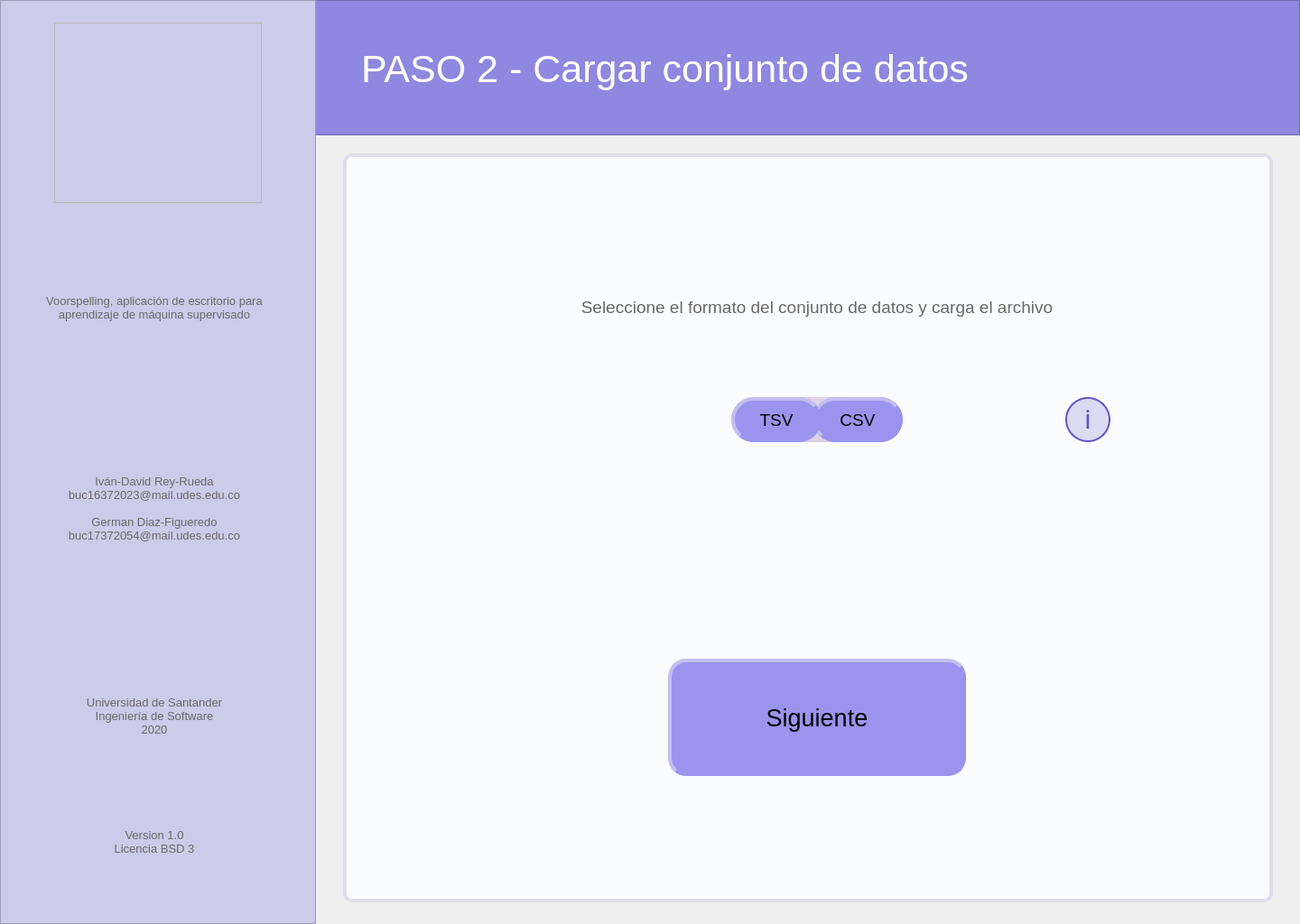
<?xml version="1.0" encoding="UTF-8"?>
<ui version="4.0">
 <class>MainWindow</class>
 <widget class="QMainWindow" name="MainWindow">
  <property name="geometry">
   <rect>
    <x>0</x>
    <y>0</y>
    <width>1440</width>
    <height>1024</height>
   </rect>
  </property>
  <property name="minimumSize">
   <size>
    <width>1440</width>
    <height>1024</height>
   </size>
  </property>
  <property name="maximumSize">
   <size>
    <width>1440</width>
    <height>1024</height>
   </size>
  </property>
  <property name="windowTitle">
   <string>Voorspelling</string>
  </property>
  <widget class="QWidget" name="centralwidget">
   <widget class="QFrame" name="left_bar">
    <property name="geometry">
     <rect>
      <x>0</x>
      <y>0</y>
      <width>350</width>
      <height>1024</height>
     </rect>
    </property>
    <property name="styleSheet">
     <string notr="true">background-color: rgb(203, 203, 234);

</string>
    </property>
    <property name="frameShape">
     <enum>QFrame::StyledPanel</enum>
    </property>
    <property name="frameShadow">
     <enum>QFrame::Raised</enum>
    </property>
    <widget class="QLabel" name="lbl_left_1">
     <property name="geometry">
      <rect>
       <x>18</x>
       <y>278</y>
       <width>306</width>
       <height>126</height>
      </rect>
     </property>
     <property name="font">
      <font>
       <pointsize>10</pointsize>
      </font>
     </property>
     <property name="styleSheet">
      <string notr="true">color: rgb(105, 105, 105);</string>
     </property>
     <property name="text">
      <string>Voorspelling, aplicación de escritorio para aprendizaje de máquina supervisado</string>
     </property>
     <property name="alignment">
      <set>Qt::AlignCenter</set>
     </property>
     <property name="wordWrap">
      <bool>true</bool>
     </property>
    </widget>
    <widget class="QLabel" name="lbl_left_2">
     <property name="geometry">
      <rect>
       <x>18</x>
       <y>500</y>
       <width>306</width>
       <height>126</height>
      </rect>
     </property>
     <property name="font">
      <font>
       <pointsize>10</pointsize>
      </font>
     </property>
     <property name="styleSheet">
      <string notr="true">color: rgb(105, 105, 105);</string>
     </property>
     <property name="text">
      <string>Iván-David Rey-Rueda
buc16372023@mail.udes.edu.co

German Diaz-Figueredo
buc17372054@mail.udes.edu.co</string>
     </property>
     <property name="alignment">
      <set>Qt::AlignCenter</set>
     </property>
     <property name="wordWrap">
      <bool>true</bool>
     </property>
    </widget>
    <widget class="QLabel" name="lbl_left_3">
     <property name="geometry">
      <rect>
       <x>18</x>
       <y>730</y>
       <width>306</width>
       <height>126</height>
      </rect>
     </property>
     <property name="font">
      <font>
       <pointsize>10</pointsize>
      </font>
     </property>
     <property name="styleSheet">
      <string notr="true">color: rgb(105, 105, 105);</string>
     </property>
     <property name="text">
      <string>Universidad de Santander
Ingeniería de Software
2020</string>
     </property>
     <property name="alignment">
      <set>Qt::AlignCenter</set>
     </property>
     <property name="wordWrap">
      <bool>true</bool>
     </property>
    </widget>
    <widget class="QLabel" name="lbl_left_4">
     <property name="geometry">
      <rect>
       <x>18</x>
       <y>870</y>
       <width>306</width>
       <height>126</height>
      </rect>
     </property>
     <property name="font">
      <font>
       <pointsize>10</pointsize>
      </font>
     </property>
     <property name="styleSheet">
      <string notr="true">color: rgb(105, 105, 105);</string>
     </property>
     <property name="text">
      <string>Version 1.0
Licencia BSD 3</string>
     </property>
     <property name="alignment">
      <set>Qt::AlignCenter</set>
     </property>
     <property name="wordWrap">
      <bool>true</bool>
     </property>
    </widget>
   </widget>
   <widget class="QFrame" name="logo">
    <property name="geometry">
     <rect>
      <x>60</x>
      <y>25</y>
      <width>230</width>
      <height>200</height>
     </rect>
    </property>
    <property name="styleSheet">
     <string notr="true">image: url(:/image/voorspelling_logo.png);</string>
    </property>
    <property name="frameShape">
     <enum>QFrame::StyledPanel</enum>
    </property>
    <property name="frameShadow">
     <enum>QFrame::Raised</enum>
    </property>
   </widget>
   <widget class="QFrame" name="up_bar">
    <property name="geometry">
     <rect>
      <x>0</x>
      <y>0</y>
      <width>1440</width>
      <height>150</height>
     </rect>
    </property>
    <property name="styleSheet">
     <string notr="true">background-color: rgb(143, 136, 224);</string>
    </property>
    <property name="frameShape">
     <enum>QFrame::StyledPanel</enum>
    </property>
    <property name="frameShadow">
     <enum>QFrame::Raised</enum>
    </property>
    <widget class="QLabel" name="lbl_tittle">
     <property name="geometry">
      <rect>
       <x>400</x>
       <y>40</y>
       <width>941</width>
       <height>72</height>
      </rect>
     </property>
     <property name="font">
      <font>
       <family>MS Shell Dlg 2</family>
       <pointsize>32</pointsize>
       <weight>50</weight>
       <italic>false</italic>
       <bold>false</bold>
      </font>
     </property>
     <property name="styleSheet">
      <string notr="true">border: none;
color: rgb(255, 255, 255);</string>
     </property>
     <property name="text">
      <string>PASO 2 - Cargar conjunto de datos</string>
     </property>
     <property name="scaledContents">
      <bool>false</bool>
     </property>
     <property name="alignment">
      <set>Qt::AlignLeading|Qt::AlignLeft|Qt::AlignVCenter</set>
     </property>
     <property name="wordWrap">
      <bool>true</bool>
     </property>
     <property name="margin">
      <number>0</number>
     </property>
     <property name="indent">
      <number>0</number>
     </property>
    </widget>
   </widget>
   <widget class="QFrame" name="main_area">
    <property name="geometry">
     <rect>
      <x>380</x>
      <y>170</y>
      <width>1030</width>
      <height>830</height>
     </rect>
    </property>
    <property name="styleSheet">
     <string notr="true">background-color: rgb(250, 252, 255);
border: 4px solid;
border-color: rgb(225, 221, 235);
border-radius: 10px;</string>
    </property>
    <property name="frameShape">
     <enum>QFrame::StyledPanel</enum>
    </property>
    <property name="frameShadow">
     <enum>QFrame::Raised</enum>
    </property>
    <widget class="QLabel" name="lbl_description">
     <property name="geometry">
      <rect>
       <x>180</x>
       <y>130</y>
       <width>690</width>
       <height>80</height>
      </rect>
     </property>
     <property name="font">
      <font>
       <pointsize>14</pointsize>
      </font>
     </property>
     <property name="styleSheet">
      <string notr="true">color: rgb(105, 105, 105);
border: none;</string>
     </property>
     <property name="text">
      <string>Seleccione el formato del conjunto de datos y carga el archivo</string>
     </property>
     <property name="alignment">
      <set>Qt::AlignCenter</set>
     </property>
     <property name="wordWrap">
      <bool>true</bool>
     </property>
    </widget>
    <widget class="QPushButton" name="btn_next">
     <property name="geometry">
      <rect>
       <x>360</x>
       <y>560</y>
       <width>330</width>
       <height>130</height>
      </rect>
     </property>
     <property name="font">
      <font>
       <pointsize>20</pointsize>
       <kerning>true</kerning>
      </font>
     </property>
     <property name="styleSheet">
      <string notr="true">QPushButton{
background-color: rgb(154, 148, 238);
border-left-color: rgb(195, 190, 239);
border-top-color: rgb(195, 190, 239);
border-bottom-color: rgb(154, 148, 238);
border-right-color: rgb(154, 148, 238);
border-radius: 20px;
}
QPushButton:hover{
background-color: rgb(160, 155, 245);
}
QPushButton:pressed{
background-color: rgb(150, 140, 230);
border-left-color: rgb(140, 135, 220);
border-top-color: rgb(140, 135, 220);
border-bottom-color: rgb(195, 190, 239);
border-right-color: rgb(195, 190, 239);
}</string>
     </property>
     <property name="text">
      <string>Siguiente</string>
     </property>
     <property name="autoDefault">
      <bool>false</bool>
     </property>
    </widget>
    <widget class="QPushButton" name="btn_info_data_type">
     <property name="geometry">
      <rect>
       <x>800</x>
       <y>270</y>
       <width>50</width>
       <height>50</height>
      </rect>
     </property>
     <property name="styleSheet">
      <string notr="true">QPushButton{
background: rgba(101, 85, 198, 0.2);
border: 2px solid #6555C6;
box-sizing: border-box;
border-radius: 25px;


position: absolute;
width: 25px;
height: 44.55px;
font-family: Roboto;
font-style: normal;
font-weight: normal;
font-size: 30px;
line-height: 56px;
display: flex;
align-items: center;
text-align: center;

color: #6555C6;
}
QPushButton:hover{
background-color: rgb(190, 185, 250);
}
QPushButton:pressed{
background-color: rgb(160, 150, 240);
}</string>
     </property>
     <property name="text">
      <string>i</string>
     </property>
    </widget>
    <widget class="QPushButton" name="btn_back">
     <property name="geometry">
      <rect>
       <x>60</x>
       <y>50</y>
       <width>70</width>
       <height>70</height>
      </rect>
     </property>
     <property name="styleSheet">
      <string notr="true">QPushButton{
background-image: url(:/botton/bxs-left-arrow-circle.svg);
border-radius: 35px;
border: none;


color: #6555C6;
}
QPushButton:hover{
background-color: rgb(235, 225, 250);

}
QPushButton:pressed{

background-color: qradialgradient(spread:pad, cx:0.5, cy:0.5, radius:0.5, fx:0.5, fy:0.5, stop:0 rgba(200, 190, 250, 205), stop:0.6 rgba(200, 190, 250, 205), stop:1 rgba(255, 255, 255, 0));

}

</string>
     </property>
     <property name="text">
      <string/>
     </property>
     <property name="iconSize">
      <size>
       <width>20</width>
       <height>20</height>
      </size>
     </property>
    </widget>
    <widget class="QPushButton" name="btn_csv">
     <property name="enabled">
      <bool>true</bool>
     </property>
     <property name="geometry">
      <rect>
       <x>520</x>
       <y>270</y>
       <width>100</width>
       <height>50</height>
      </rect>
     </property>
     <property name="font">
      <font>
       <pointsize>14</pointsize>
       <weight>50</weight>
       <bold>false</bold>
      </font>
     </property>
     <property name="styleSheet">
      <string notr="true">
QPushButton{

background-color: rgb(154, 148, 238);
border-left-color: rgb(195, 190, 239);
border-top-color: rgb(195, 190, 239);
border-bottom-color: rgb(154, 148, 238);
border-right-color: rgb(154, 148, 238);
border-radius: 25px;

}
QPushButton:hover{
background-color: rgb(160, 155, 245);
}
QPushButton:pressed{
background-color: rgb(150, 140, 230);
border-left-color: rgb(140, 135, 220);
border-top-color: rgb(140, 135, 220);
border-bottom-color: rgb(195, 190, 239);
border-right-color: rgb(195, 190, 239);

}</string>
     </property>
     <property name="text">
      <string>CSV</string>
     </property>
     <property name="autoDefault">
      <bool>false</bool>
     </property>
     <property name="default">
      <bool>false</bool>
     </property>
     <property name="flat">
      <bool>false</bool>
     </property>
    </widget>
    <widget class="QPushButton" name="btn_tsv">
     <property name="geometry">
      <rect>
       <x>430</x>
       <y>270</y>
       <width>100</width>
       <height>50</height>
      </rect>
     </property>
     <property name="font">
      <font>
       <pointsize>14</pointsize>
       <weight>50</weight>
       <bold>false</bold>
      </font>
     </property>
     <property name="styleSheet">
      <string notr="true">
QPushButton{
background-color: rgb(154, 148, 238);
border-left-color: rgb(195, 190, 239);
border-top-color: rgb(195, 190, 239);
border-bottom-color: rgb(154, 148, 238);
border-right-color: rgb(154, 148, 238);
border-radius: 25px;


}
QPushButton:hover{
background-color: rgb(160, 155, 245);
}
QPushButton:pressed{
background-color: rgb(150, 140, 230);
border-left-color: rgb(140, 135, 220);
border-top-color: rgb(140, 135, 220);
border-bottom-color: rgb(195, 190, 239);
border-right-color: rgb(195, 190, 239);

}</string>
     </property>
     <property name="text">
      <string>TSV</string>
     </property>
    </widget>
    <widget class="QLabel" name="lbl_background">
     <property name="geometry">
      <rect>
       <x>430</x>
       <y>270</y>
       <width>190</width>
       <height>50</height>
      </rect>
     </property>
     <property name="font">
      <font>
       <pointsize>14</pointsize>
      </font>
     </property>
     <property name="statusTip">
      <string notr="true"/>
     </property>
     <property name="autoFillBackground">
      <bool>false</bool>
     </property>
     <property name="styleSheet">
      <string notr="true">background-color: rgb(220, 211, 230);
color: rgb(135, 135, 135);
border-radius: 25px;
border: none;</string>
     </property>
     <property name="text">
      <string>     TSV          CSV</string>
     </property>
    </widget>
    <zorder>lbl_background</zorder>
    <zorder>lbl_description</zorder>
    <zorder>btn_next</zorder>
    <zorder>btn_info_data_type</zorder>
    <zorder>btn_back</zorder>
    <zorder>btn_csv</zorder>
    <zorder>btn_tsv</zorder>
   </widget>
   <zorder>up_bar</zorder>
   <zorder>left_bar</zorder>
   <zorder>logo</zorder>
   <zorder>main_area</zorder>
  </widget>
 </widget>
 <resources>
  <include location="Images_voor.qrc"/>
 </resources>
 <connections>
  <connection>
   <sender>btn_tsv</sender>
   <signal>clicked()</signal>
   <receiver>btn_csv</receiver>
   <slot>show()</slot>
   <hints>
    <hint type="sourcelabel">
     <x>859</x>
     <y>464</y>
    </hint>
    <hint type="destinationlabel">
     <x>959</x>
     <y>464</y>
    </hint>
   </hints>
  </connection>
  <connection>
   <sender>btn_csv</sender>
   <signal>clicked()</signal>
   <receiver>btn_tsv</receiver>
   <slot>show()</slot>
   <hints>
    <hint type="sourcelabel">
     <x>959</x>
     <y>464</y>
    </hint>
    <hint type="destinationlabel">
     <x>859</x>
     <y>464</y>
    </hint>
   </hints>
  </connection>
  <connection>
   <sender>btn_tsv</sender>
   <signal>clicked()</signal>
   <receiver>btn_tsv</receiver>
   <slot>hide()</slot>
   <hints>
    <hint type="sourcelabel">
     <x>859</x>
     <y>464</y>
    </hint>
    <hint type="destinationlabel">
     <x>859</x>
     <y>464</y>
    </hint>
   </hints>
  </connection>
  <connection>
   <sender>btn_csv</sender>
   <signal>clicked()</signal>
   <receiver>btn_csv</receiver>
   <slot>hide()</slot>
   <hints>
    <hint type="sourcelabel">
     <x>959</x>
     <y>464</y>
    </hint>
    <hint type="destinationlabel">
     <x>959</x>
     <y>464</y>
    </hint>
   </hints>
  </connection>
 </connections>
</ui>
